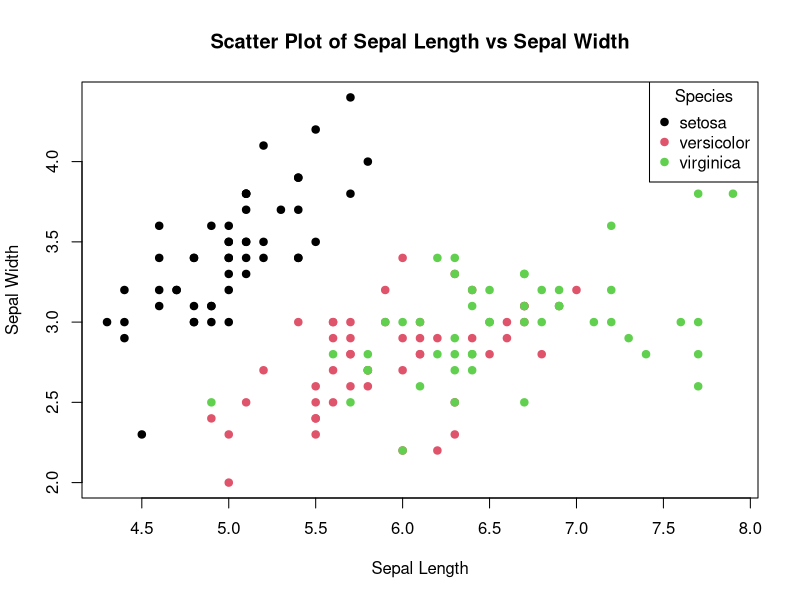

Write the R code that produced this figure.
#scatter plot
# Load the Iris dataset (it's built into R)
data(iris)

# Create a scatter plot of Sepal Length (x-axis) vs Sepal Width (y-axis)
plot(iris$Sepal.Length, iris$Sepal.Width, 
     main = "Scatter Plot of Sepal Length vs Sepal Width", 
     xlab = "Sepal Length", ylab = "Sepal Width", 
     col = iris$Species,
     pch = 19)
legend("topright", legend = levels(iris$Species), col = 1:3, pch = 19, title = "Species")

